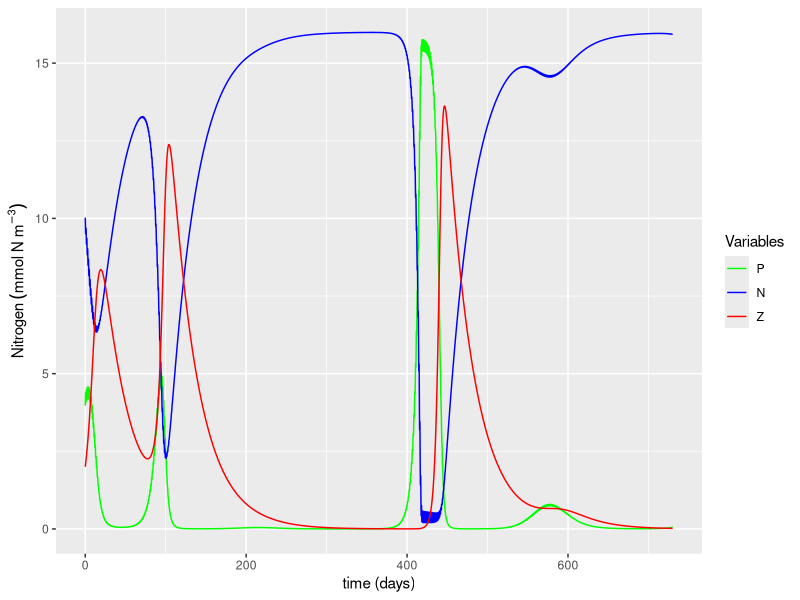
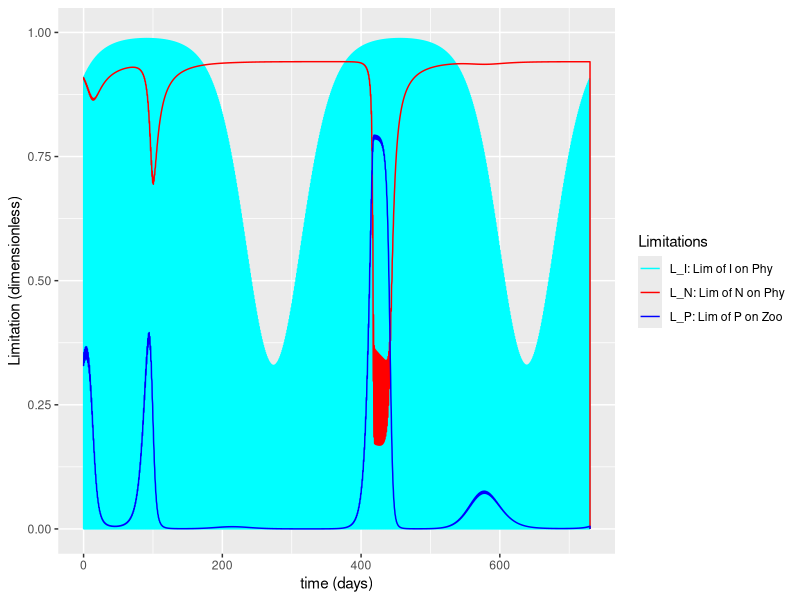

Generate these figures, in order, with R:
library(ggplot2)

# Framework
days <- 365 * 2    # number of days of experiment run (units: days)
dt   <- 0.01  # time-step  (units: days)

# Parameters
mu     <- 0.5   # growth rate of phytoplankton (units: d^-1)
K      <- 1     # half-saturation for nutrient absoption by phytoplankton (units: mmolN m^-3)
gamma  <- 0.4   # growth rate of zooplankton (units: d^-1)
Lambda <- 0.1   # initial slope of ingestion saturation of zooplankton (units: mmol N^-1 m^3)
alpha  <- 0.004 # initial slope of P vs I curve (units: {mmolN m^-3}^-1)
psi    <- 0.01  # half-saturation for phytoplankton absoption by mussels (units: mmolN m^-3)
mP     <- 0.07  # mortality rate of phytoplankton (units: d^-1)
mZ     <- 0.03  # mortality rate of zooplankton (units: d^-1)

# Initial conditions
Pinitial <- 4  # initial phytoplankton concentration (units: mmolN m^-3)
Ninitial <- 10 # initial nutrients concentration (units: mmolN m^-3)
Zinitial <- 2  # initial zooplankton concentration (units: mmolN m^-3)

# Chores (calculate number of steps, create time vector, create zero vectors, ...)
NoSTEPS <- as.integer(days / dt) # Calculates the number of steps by dividing days by dt and rounding down
time <- seq(from = 0, to = days, length = NoSTEPS) # Create time vector of equally spaced numbers from zero to "days"
P <- numeric(NoSTEPS)      # Make Phytoplankton "empty" vector by making a vector array of zeros (size: NoSTEPS rows by ONE column) (units: mmolN m^-3) 
N <- numeric(NoSTEPS)      # Make Nutrients "empty" vector (same process as above) (units: mmolN m^-3)
Z <- numeric(NoSTEPS)      # Make Zooplankton "empty" vector (same process as above) (units: mmolN m^-3)
L_N <- numeric(NoSTEPS)    # Make "Limitation of N on Phytoplankton" empty vector (same process as above) (units: dimensionless)
L_P <- numeric(NoSTEPS)    # Make "Limitation of P on Zooplankton" empty vector (same process as above) (units: dimensionless)
I  <- numeric(NoSTEPS)     # Make Light (I) "empty" vector (same process as above)  (units: umol m^-2 s^-1)
L_I <- numeric(NoSTEPS)    # Make "Limitation of I on Phytoplankton" empty vector (same process as above)  (units: dimensionless)


# Creating sunlight ------------------------------------------------------------
for (i in 1:length(I)) {
  I[i] <- 600 * sin((2 * pi * time[i])/1) + 500 * sin((2*pi*time[i])/365) # Eq 14
  
  # We can't have negative light. Make negative values equal to zero
  if (I[i] < 0) {
    I[i] <- 0
  }
}


# Initializing with initial conditions -----------------------------------------
P[1] <- Pinitial # Initializing phytoplankton vector
N[1] <- Ninitial # Initializing nutrients vector
Z[1] <- Zinitial # Initializing zooplankton vector


# ******************************************************************************
# MAIN MODEL LOOP **************************************************************
for (t in 1:(NoSTEPS-1)) {
  L_N[t] <- N[t]/(K+N[t])       # Calculate Limitation due to (low) nutrients on phytoplankton. Eq. 12 
  L_P[t] <- 1-exp(-Lambda*P[t]) # Calculate Limitation due to (low) phytoplankton on zooplankton. Eq. 13
  L_I[t] <- 1-exp(-alpha*I[t])  # Calculate Limitation due to (low) light on phytoplankton Eq. 16
  
  # Estimate model state at time t+1 
  P[t+1] <- P[t] + (((mu*L_N[t]*L_I[t]*P[t]) - (gamma*L_P[t]*Z[t]) - (mP*P[t])) * dt) # Eq. 9
  N[t+1] <- N[t] + (((mP*P[t]) + (mZ*Z[t]) - (mu*L_N[t]*L_I[t]*P[t])) * dt)           # Eq. 10
  Z[t+1] <- Z[t] + (((gamma*L_P[t]*Z[t]) - (mZ*Z[t])) * dt)                           # Eq. 11
}
# end of main model LOOP********************************************************
# ******************************************************************************


# For cleanliness, let's pack everything into a data frame
output <- data.frame(time=time,
                     N=N,
                     P=P,
                     Z=Z,
                     L_I=L_I,
                     L_N=L_N,
                     L_P=L_P)

# Print to screen
print("Model run is done!")  


# Plotting ---------------------------------------------------------------------
# Plot 1: Main variables
ggplot(data = output, aes(x=time)) +
  geom_line(aes(y = P, color="P")) +
  geom_line(aes(y = N, color="N")) +
  geom_line(aes(y = Z, color="Z")) +
  labs(x = "time (days)",
       y = expression(Nitrogen~(mmol~N~m^-3))) +
  scale_color_manual("Variables",
                     breaks = c("P", "N", "Z"),
                     labels = c("P", "N", "Z"),
                     values = c("green", "blue", "red"))

# Plot 2: Limitations
ggplot(data = output, aes(x=time)) +
  geom_line(aes(y = L_I, color="L_I")) +
  geom_line(aes(y = L_N, color="L_N")) +
  geom_line(aes(y = L_P, color="L_P")) +
  ylim(0, 1) + 
  labs(x = "time (days)",
       y = "Limitation (dimensionless)") +
  scale_color_manual("Limitations",
                     breaks = c("L_I", "L_N", "L_P"),
                     labels = c("L_I: Lim of I on Phy", "L_N: Lim of N on Phy", "L_P: Lim of P on Zoo"),
                     values = c("cyan", "red", "blue"))